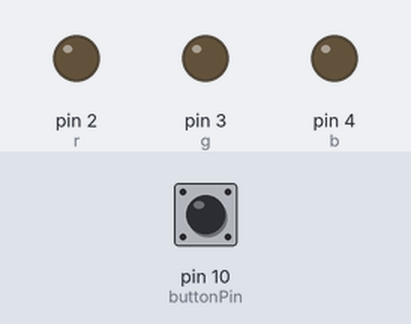
A program run on a simulated Arduino Nano, built with avr-gcc and run on an emulated ATmega328P. Parts: output pins drawn as LEDs (lit = HIGH). The inputs (shaded band) are chosen by the test bench; at power-on: pin 10 (buttonPin) LOW.

Above: at 1.2 s.
1.3 s: pin 10 (buttonPin) pulled HIGH for 3.2 s
At 2.2 s:
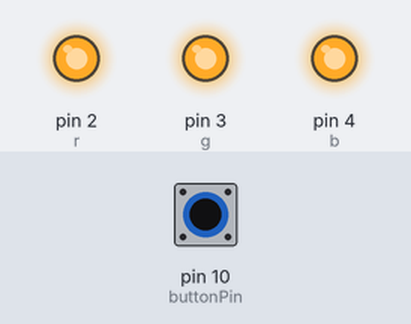
At 3.4 s:
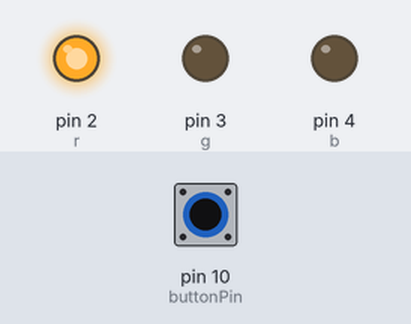
7.3 s: pin 10 (buttonPin) pulled HIGH for 0.15 s
At 8.0 s:
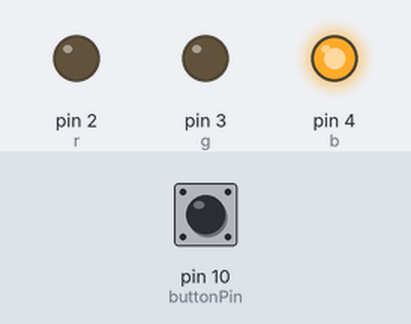
Timing chart, 0 to 10.3 s (numbered marks = the images above; inputs shaded):
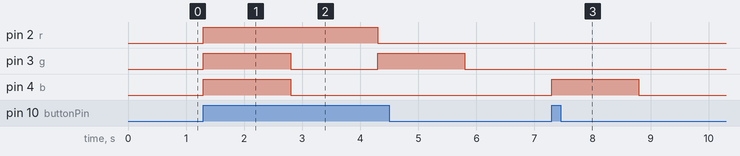

The program:

main.cpp
```cpp
#include <Arduino.h>
int buttonPin=10;
int buttonState;
int switcher=0;
int i=1;
int r=2;
int g=3;
int b=4;

void setup() {
  // put your setup code here, to run once:
  pinMode(r,OUTPUT);
  pinMode(g,OUTPUT);
  pinMode(b,OUTPUT);
  pinMode(buttonPin,INPUT);
}

void loop() {
  // put your main code here, to run repeatedly:
while(digitalRead(buttonPin)==HIGH){
  buttonState=digitalRead(buttonPin);
  switch (i) {
    case 1:
        digitalWrite(r,HIGH);
        digitalWrite(g,HIGH);
        digitalWrite(b,HIGH);
        delay(1500);
        digitalWrite(r,LOW);
        digitalWrite(g,LOW);
        digitalWrite(b,LOW);
        i++;
      break;
  case 2:
      digitalWrite(r,HIGH);
      delay(1500);
      digitalWrite(r,LOW);
      i++;
    break;
  case 3:
      digitalWrite(g,HIGH);
      delay(1500);
      digitalWrite(g,LOW);
      i++;
    break;
  case 4:
      digitalWrite(b,HIGH);
      delay(1500);
      digitalWrite(b,LOW);
      i++;
    break;
  case 5:
  do{
      digitalWrite(r,HIGH);
      delay(500);
      digitalWrite(r,LOW);
      digitalWrite(g,HIGH);
      delay(500);
      digitalWrite(g,LOW);
      digitalWrite(b,HIGH);
      delay(500);
      digitalWrite(b,LOW);
      switcher++;
    }while(switcher==3);
      i=1;
      switcher=0;
    break;
    default:
      digitalWrite(r,LOW);
      digitalWrite(g,LOW);
      digitalWrite(b,LOW);
      }
  }
}
```

Measured:
- after the input at 1.3 s, pin 2 (r): LOW → HIGH at once, → LOW 3.0 s later; pin 3 (g): alternates HIGH for 1.5 s and LOW for 1.5 s, starting at once; pin 4 (b): LOW → HIGH at once, → LOW 1.5 s later
- after the input at 7.3 s, pin 4 (b): LOW → HIGH at once, → LOW 1.5 s later
